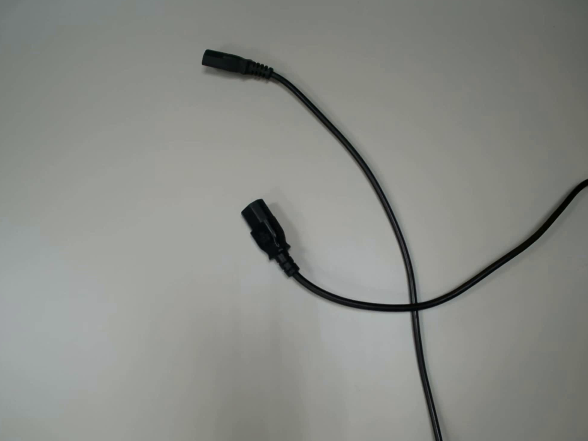
#> input picture get-dataset/test_10_crop.png, 588 x 441 px
$ python crop.py --input test_10_crop.png
#> lines starting #> are read from the running program, lines starting #| are printed output that depends on the picture
import cv2
from argparse import ArgumentParser
import os

def get_parser():
    parser = ArgumentParser(description='my description')
    parser.add_argument('--input', type=str, default="", help='image or dir of images waiting for crop')
    # parser.add_argument('--dataset', type=str, default="./Image", help='where should we get the data')
    parser.add_argument('--output', type=str, default="", help='where should the output image or images be store')

    return parser

def LoadImageFromDir(path):
    images = []
    filenames = []
    for filename in os.listdir(path):
        img = cv2.imread(os.path.join(path,filename))
        if img is not None:
            images.append(img)
            filenames.append(filename)
    return images,filenames

parser = get_parser()
args = parser.parse_args()
is_dir = os.path.isdir(args.input)
crop_ratio = 0.84

if is_dir:
    if not os.path.exists(args.output):
        os.makedirs(args.output)
    image_list, filenames = LoadImageFromDir(args.input)
    for i in range(len(image_list)):
        img = image_list[i]
        h, w, chn = img.shape
        print(f'width, height = {w},{h}')
        crop_h, crop_w =(int(crop_ratio*h), int(crop_ratio*w))
        print(crop_h,crop_w)
        start = int((1-crop_ratio)/2)
        start_x, start_y = (int(start*h), int(start*w))
        crop_img = img[start_x:start_x+crop_h, start_y:start_y+crop_w]
        output_file = os.path.join(args.output, filenames[i].split("/")[-1])
        cv2.imwrite(output_file, crop_img)
else:
    if os.path.isfile(args.input):
        img = cv2.imread(args.input)
#> img is the input picture: shape (441, 588, 3); mean B, G, R 134, 138.8, 136.9

        h, w, chn = img.shape
#> h = 441; w = 588; chn = 3
        print(f'width, height = {w},{h}')
#| width, height = 588,441
        crop_h, crop_w =(int(crop_ratio*h), int(crop_ratio*w))
#> crop_h = 370; crop_w = 493
        print(crop_h,crop_w)
#| 370 493
        start = (1-crop_ratio)/2
        start_x, start_y = (int(start*h), int(start*w))
#> start_x = 35; start_y = 47
        print(start_x, start_y)
#| 35 47
        crop_img = img[start_x:start_x+crop_h, start_y:start_y+crop_w]
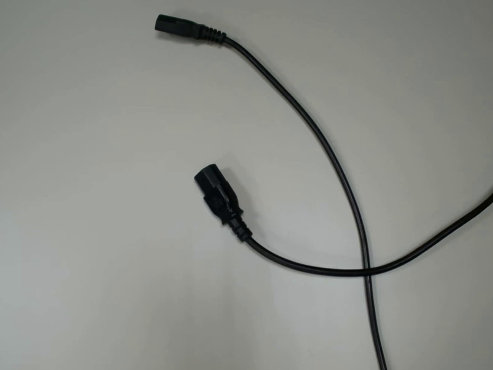
#> crop_img: shape (370, 493, 3); mean B, G, R 137.5, 142.3, 140.8
        # print(args.output)
        print(crop_img.shape)
#| (370, 493, 3)
        cv2.imshow('crop', crop_img)
        cv2.waitKey()
        cv2.imwrite(args.output, crop_img)
    else:
        raise ValueError

$ run again, on get-dataset/test_12_crop.png
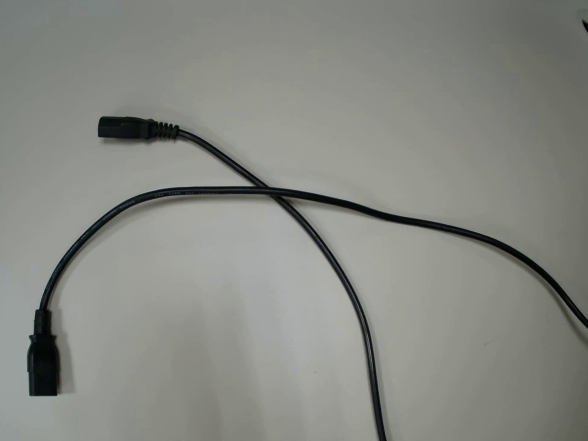
#> input picture get-dataset/test_12_crop.png, 588 x 441 px
#> img is the input picture: shape (441, 588, 3); mean B, G, R 130.9, 136.5, 134.9
#| width, height = 588,441
#| 370 493
#| 35 47
#> `crop_img = img[start_x:start_x+crop_h, start_y:start_y+crop_w]`:
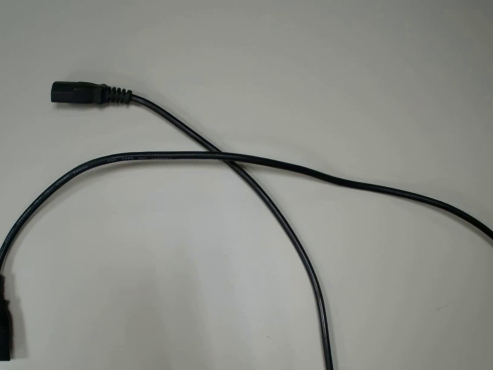
#> crop_img: shape (370, 493, 3); mean B, G, R 135.1, 140.6, 139.4
#| (370, 493, 3)

$ run again, on get-dataset/test_13_crop.png
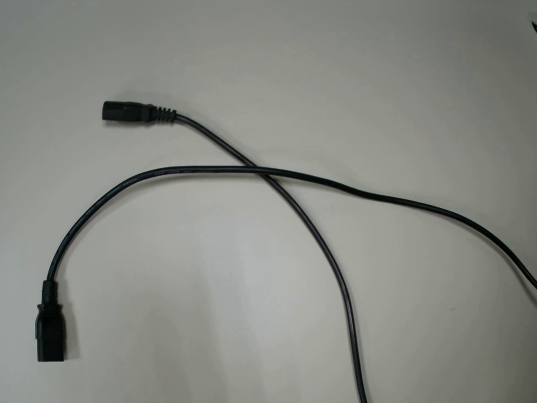
#> input picture get-dataset/test_13_crop.png, 537 x 403 px
#> img is the input picture: shape (403, 537, 3); mean B, G, R 131, 136.7, 135
#| width, height = 537,403
#| 338 451
#| 32 42
#> `crop_img = img[start_x:start_x+crop_h, start_y:start_y+crop_w]`:
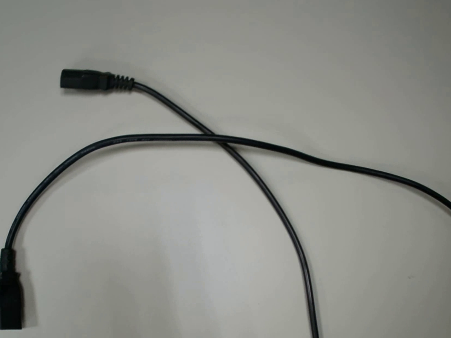
#> crop_img: shape (338, 451, 3); mean B, G, R 134.8, 140.3, 139.1
#| (338, 451, 3)

$ run again, on get-dataset/test_9_crop.png
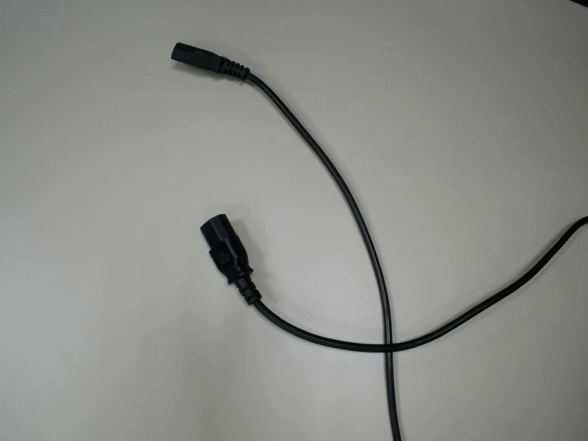
#> input picture get-dataset/test_9_crop.png, 588 x 441 px
#> img is the input picture: shape (441, 588, 3); mean B, G, R 136, 141.2, 139.2
#| width, height = 588,441
#| 370 493
#| 35 47
#> `crop_img = img[start_x:start_x+crop_h, start_y:start_y+crop_w]`:
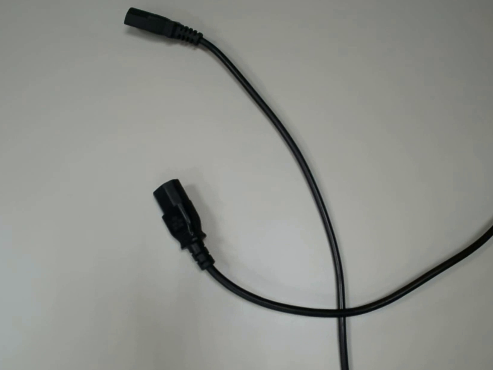
#> crop_img: shape (370, 493, 3); mean B, G, R 139.2, 144.3, 142.7
#| (370, 493, 3)
